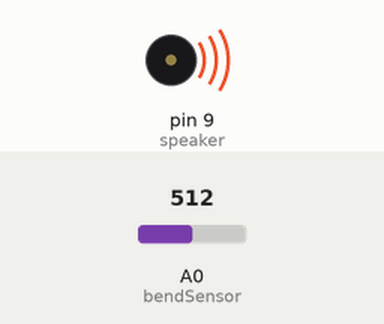
Simulated run of this sketch. Board: Arduino Uno, built with avr-gcc and run on an emulated ATmega328P. Shown: buzzer (waves = sounding). The inputs (shaded band) are chosen by the test bench; at power-on: A0 (bendSensor) = 512.

Above: at 1.3 s.
1.4 s: A0 (bendSensor) set to 0
At 1.9 s:
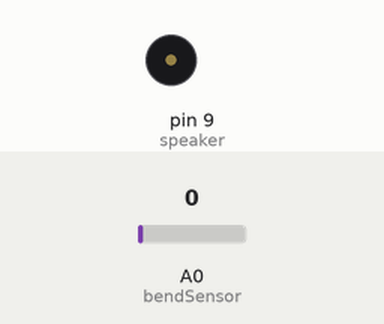
3.0 s: A0 (bendSensor) set to 122
At 4.2 s:
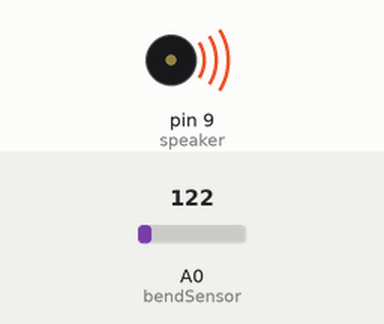
Timing chart, 0 to 6.0 s (numbered marks = the images above; inputs shaded):
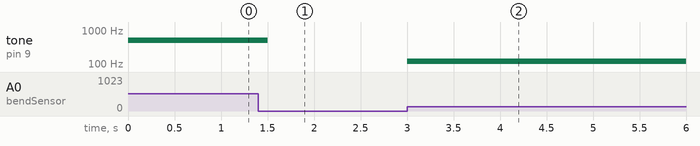

Measured:
- after the input at 1.4 s, tone on pin 9 (speaker): 500 Hz → silent after 0.10 s
- after the input at 3.0 s, tone on pin 9 (speaker): silent → 119 Hz at once

The sketch:

4_photoresistor.ino
```cpp
/*
  Play a tune and make sure it can turn off completely.

  Find all the bugs
*/

const int bendSensor = A0;
const int speaker = 9;

int value;

// Running when the Arduino starts up
void setup()
{
  Serial.begin(115200);
}

// Keep looping
void loop()
{
  int sensorValue = analogRead(bendSensor);
  int minValue = 0;
  int maxValue = 1023;
  int value = map(sensorValue, minValue, maxValue, 0, 1000);

  tone(speaker, value);

  delay(500);
}
```
